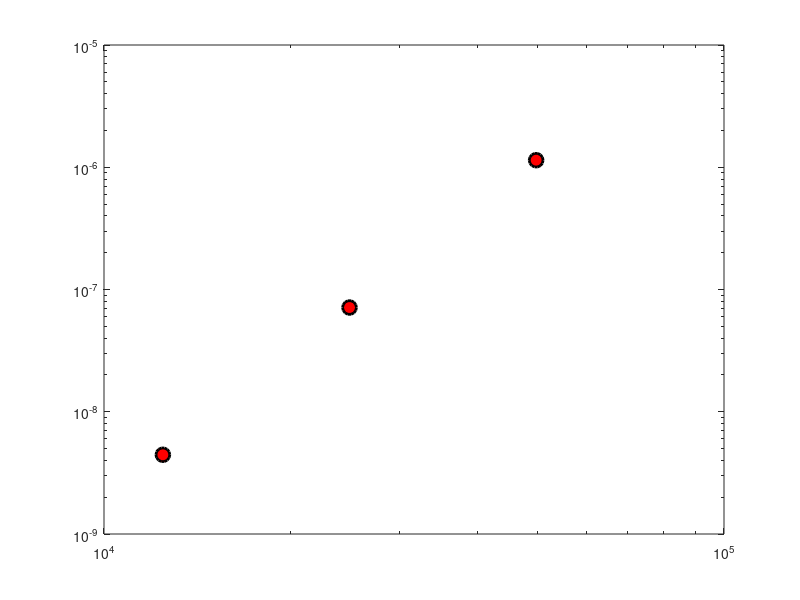

This figure's MATLAB source:
clc; clear all; close all;

radius=6371220;
N=[32 64 128];
dx=radius./(4*N);
e1=[1.1422*10^-6 7.1216*10^-8 4.4469*10^-9];
e2=[1.3885*10^-6 8.6513*10^-8 5.4018*10^-9];
e3=[2.4469*10^-6 1.5229*10^-7 9.5186*10^-9];
ldx=log(dx);
le1=log(e1);
le2=log(e2);
le3=log(e3);



%% plot 1
figure(11); 
%% curve 1
hl1=loglog(dx,e1,'ok');
set(hl1,'LineWidth',2.0);
set(hl1,'MarkerSize',10);
set(hl1,'MarkerEdgeColor','k');
set(hl1,'MarkerFaceColor','r');

hold on;
[a11,b1]=polyfit(ldx,le1,1);
ltt=linspace(min(ldx),max(ldx),1000);
lsq1=a11(2)+a11(1)*ltt;

loglog(dx,exp(a11(2).*dx.^a11(1)),'-')

print('-dpng', ['rate_v_LSWE1.png'])